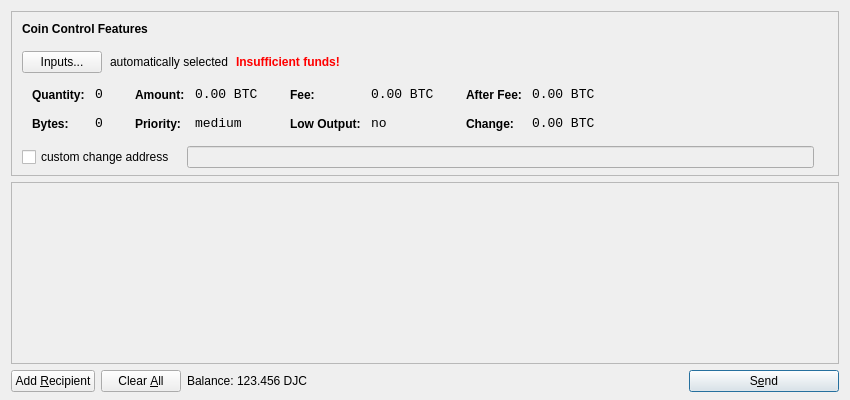
<?xml version="1.0" encoding="UTF-8"?>
<ui version="4.0">
 <class>SendCoinsDialog</class>
 <widget class="QDialog" name="SendCoinsDialog">
  <property name="geometry">
   <rect>
    <x>0</x>
    <y>0</y>
    <width>850</width>
    <height>400</height>
   </rect>
  </property>
  <property name="windowTitle">
   <string>Send Coins</string>
  </property>
  <layout class="QVBoxLayout" name="verticalLayout" stretch="0,1,0">
   <property name="bottomMargin">
    <number>8</number>
   </property>
   <item>
    <widget class="QFrame" name="frameCoinControl">
     <property name="sizePolicy">
      <sizepolicy hsizetype="Expanding" vsizetype="Expanding">
       <horstretch>0</horstretch>
       <verstretch>0</verstretch>
      </sizepolicy>
     </property>
     <property name="maximumSize">
      <size>
       <width>16777215</width>
       <height>16777215</height>
      </size>
     </property>
     <property name="frameShape">
      <enum>QFrame::StyledPanel</enum>
     </property>
     <property name="frameShadow">
      <enum>QFrame::Sunken</enum>
     </property>
     <layout class="QVBoxLayout" name="verticalLayoutCoinControl2">
      <property name="spacing">
       <number>-1</number>
      </property>
      <property name="leftMargin">
       <number>0</number>
      </property>
      <property name="topMargin">
       <number>0</number>
      </property>
      <property name="rightMargin">
       <number>0</number>
      </property>
      <property name="bottomMargin">
       <number>6</number>
      </property>
      <item>
       <layout class="QVBoxLayout" name="verticalLayoutCoinControl" stretch="0,0,0,0,1">
        <property name="spacing">
         <number>0</number>
        </property>
        <property name="leftMargin">
         <number>10</number>
        </property>
        <property name="topMargin">
         <number>10</number>
        </property>
        <item>
         <layout class="QHBoxLayout" name="horizontalLayoutCoinControl1">
          <property name="bottomMargin">
           <number>15</number>
          </property>
          <item>
           <widget class="QLabel" name="labelCoinControlFeatures">
            <property name="sizePolicy">
             <sizepolicy hsizetype="Preferred" vsizetype="Maximum">
              <horstretch>0</horstretch>
              <verstretch>0</verstretch>
             </sizepolicy>
            </property>
            <property name="font">
             <font>
              <weight>75</weight>
              <bold>true</bold>
             </font>
            </property>
            <property name="styleSheet">
             <string notr="true">font-weight:bold;</string>
            </property>
            <property name="text">
             <string>Coin Control Features</string>
            </property>
           </widget>
          </item>
         </layout>
        </item>
        <item>
         <layout class="QHBoxLayout" name="horizontalLayoutCoinControl2" stretch="0,0,0,0">
          <property name="spacing">
           <number>8</number>
          </property>
          <property name="bottomMargin">
           <number>10</number>
          </property>
          <item>
           <widget class="QPushButton" name="pushButtonCoinControl">
            <property name="styleSheet">
             <string notr="true"/>
            </property>
            <property name="text">
             <string>Inputs...</string>
            </property>
           </widget>
          </item>
          <item>
           <widget class="QLabel" name="labelCoinControlAutomaticallySelected">
            <property name="text">
             <string>automatically selected</string>
            </property>
            <property name="margin">
             <number>5</number>
            </property>
           </widget>
          </item>
          <item>
           <widget class="QLabel" name="labelCoinControlInsuffFunds">
            <property name="font">
             <font>
              <weight>75</weight>
              <bold>true</bold>
             </font>
            </property>
            <property name="styleSheet">
             <string notr="true">color:red;font-weight:bold;</string>
            </property>
            <property name="text">
             <string>Insufficient funds!</string>
            </property>
            <property name="margin">
             <number>5</number>
            </property>
           </widget>
          </item>
          <item>
           <spacer name="horizontalSpacerCoinControl">
            <property name="orientation">
             <enum>Qt::Horizontal</enum>
            </property>
            <property name="sizeHint" stdset="0">
             <size>
              <width>40</width>
              <height>1</height>
             </size>
            </property>
           </spacer>
          </item>
         </layout>
        </item>
        <item>
         <widget class="QWidget" name="widgetCoinControl" native="true">
          <property name="sizePolicy">
           <sizepolicy hsizetype="Preferred" vsizetype="Preferred">
            <horstretch>0</horstretch>
            <verstretch>0</verstretch>
           </sizepolicy>
          </property>
          <property name="minimumSize">
           <size>
            <width>0</width>
            <height>0</height>
           </size>
          </property>
          <property name="styleSheet">
           <string notr="true"/>
          </property>
          <layout class="QHBoxLayout" name="horizontalLayoutCoinControl5">
           <property name="margin">
            <number>0</number>
           </property>
           <item>
            <layout class="QHBoxLayout" name="horizontalLayoutCoinControl3" stretch="0,0,0,1">
             <property name="spacing">
              <number>20</number>
             </property>
             <property name="topMargin">
              <number>0</number>
             </property>
             <property name="bottomMargin">
              <number>10</number>
             </property>
             <item>
              <layout class="QFormLayout" name="formLayoutCoinControl1">
               <property name="horizontalSpacing">
                <number>10</number>
               </property>
               <property name="verticalSpacing">
                <number>14</number>
               </property>
               <property name="leftMargin">
                <number>10</number>
               </property>
               <property name="topMargin">
                <number>4</number>
               </property>
               <property name="rightMargin">
                <number>6</number>
               </property>
               <item row="0" column="0">
                <widget class="QLabel" name="labelCoinControlQuantityText">
                 <property name="styleSheet">
                  <string notr="true">font-weight:bold;</string>
                 </property>
                 <property name="text">
                  <string>Quantity:</string>
                 </property>
                 <property name="margin">
                  <number>0</number>
                 </property>
                </widget>
               </item>
               <item row="0" column="1">
                <widget class="QLabel" name="labelCoinControlQuantity">
                 <property name="font">
                  <font>
                   <family>Monospace</family>
                   <pointsize>10</pointsize>
                  </font>
                 </property>
                 <property name="cursor">
                  <cursorShape>IBeamCursor</cursorShape>
                 </property>
                 <property name="contextMenuPolicy">
                  <enum>Qt::ActionsContextMenu</enum>
                 </property>
                 <property name="text">
                  <string notr="true">0</string>
                 </property>
                 <property name="margin">
                  <number>0</number>
                 </property>
                 <property name="textInteractionFlags">
                  <set>Qt::LinksAccessibleByMouse|Qt::TextSelectableByKeyboard|Qt::TextSelectableByMouse</set>
                 </property>
                </widget>
               </item>
               <item row="1" column="0">
                <widget class="QLabel" name="labelCoinControlBytesText">
                 <property name="styleSheet">
                  <string notr="true">font-weight:bold;</string>
                 </property>
                 <property name="text">
                  <string>Bytes:</string>
                 </property>
                </widget>
               </item>
               <item row="1" column="1">
                <widget class="QLabel" name="labelCoinControlBytes">
                 <property name="font">
                  <font>
                   <family>Monospace</family>
                   <pointsize>10</pointsize>
                  </font>
                 </property>
                 <property name="cursor">
                  <cursorShape>IBeamCursor</cursorShape>
                 </property>
                 <property name="contextMenuPolicy">
                  <enum>Qt::ActionsContextMenu</enum>
                 </property>
                 <property name="text">
                  <string notr="true">0</string>
                 </property>
                 <property name="textInteractionFlags">
                  <set>Qt::LinksAccessibleByMouse|Qt::TextSelectableByKeyboard|Qt::TextSelectableByMouse</set>
                 </property>
                </widget>
               </item>
              </layout>
             </item>
             <item>
              <layout class="QFormLayout" name="formLayoutCoinControl2">
               <property name="horizontalSpacing">
                <number>10</number>
               </property>
               <property name="verticalSpacing">
                <number>14</number>
               </property>
               <property name="leftMargin">
                <number>6</number>
               </property>
               <property name="topMargin">
                <number>4</number>
               </property>
               <property name="rightMargin">
                <number>6</number>
               </property>
               <item row="0" column="0">
                <widget class="QLabel" name="labelCoinControlAmountText">
                 <property name="styleSheet">
                  <string notr="true">font-weight:bold;</string>
                 </property>
                 <property name="text">
                  <string>Amount:</string>
                 </property>
                 <property name="margin">
                  <number>0</number>
                 </property>
                </widget>
               </item>
               <item row="0" column="1">
                <widget class="QLabel" name="labelCoinControlAmount">
                 <property name="font">
                  <font>
                   <family>Monospace</family>
                   <pointsize>10</pointsize>
                  </font>
                 </property>
                 <property name="cursor">
                  <cursorShape>IBeamCursor</cursorShape>
                 </property>
                 <property name="contextMenuPolicy">
                  <enum>Qt::ActionsContextMenu</enum>
                 </property>
                 <property name="text">
                  <string notr="true">0.00 BTC</string>
                 </property>
                 <property name="textInteractionFlags">
                  <set>Qt::LinksAccessibleByMouse|Qt::TextSelectableByKeyboard|Qt::TextSelectableByMouse</set>
                 </property>
                </widget>
               </item>
               <item row="1" column="0">
                <widget class="QLabel" name="labelCoinControlPriorityText">
                 <property name="styleSheet">
                  <string notr="true">font-weight:bold;</string>
                 </property>
                 <property name="text">
                  <string>Priority:</string>
                 </property>
                </widget>
               </item>
               <item row="1" column="1">
                <widget class="QLabel" name="labelCoinControlPriority">
                 <property name="font">
                  <font>
                   <family>Monospace</family>
                   <pointsize>10</pointsize>
                  </font>
                 </property>
                 <property name="cursor">
                  <cursorShape>IBeamCursor</cursorShape>
                 </property>
                 <property name="contextMenuPolicy">
                  <enum>Qt::ActionsContextMenu</enum>
                 </property>
                 <property name="text">
                  <string>medium</string>
                 </property>
                 <property name="textInteractionFlags">
                  <set>Qt::LinksAccessibleByMouse|Qt::TextSelectableByKeyboard|Qt::TextSelectableByMouse</set>
                 </property>
                </widget>
               </item>
              </layout>
             </item>
             <item>
              <layout class="QFormLayout" name="formLayoutCoinControl3">
               <property name="horizontalSpacing">
                <number>10</number>
               </property>
               <property name="verticalSpacing">
                <number>14</number>
               </property>
               <property name="leftMargin">
                <number>6</number>
               </property>
               <property name="topMargin">
                <number>4</number>
               </property>
               <property name="rightMargin">
                <number>6</number>
               </property>
               <item row="0" column="0">
                <widget class="QLabel" name="labelCoinControlFeeText">
                 <property name="styleSheet">
                  <string notr="true">font-weight:bold;</string>
                 </property>
                 <property name="text">
                  <string>Fee:</string>
                 </property>
                 <property name="margin">
                  <number>0</number>
                 </property>
                </widget>
               </item>
               <item row="0" column="1">
                <widget class="QLabel" name="labelCoinControlFee">
                 <property name="font">
                  <font>
                   <family>Monospace</family>
                   <pointsize>10</pointsize>
                  </font>
                 </property>
                 <property name="cursor">
                  <cursorShape>IBeamCursor</cursorShape>
                 </property>
                 <property name="contextMenuPolicy">
                  <enum>Qt::ActionsContextMenu</enum>
                 </property>
                 <property name="text">
                  <string notr="true">0.00 BTC</string>
                 </property>
                 <property name="textInteractionFlags">
                  <set>Qt::LinksAccessibleByMouse|Qt::TextSelectableByKeyboard|Qt::TextSelectableByMouse</set>
                 </property>
                </widget>
               </item>
               <item row="1" column="0">
                <widget class="QLabel" name="labelCoinControlLowOutputText">
                 <property name="styleSheet">
                  <string notr="true">font-weight:bold;</string>
                 </property>
                 <property name="text">
                  <string>Low Output:</string>
                 </property>
                </widget>
               </item>
               <item row="1" column="1">
                <widget class="QLabel" name="labelCoinControlLowOutput">
                 <property name="font">
                  <font>
                   <family>Monospace</family>
                   <pointsize>10</pointsize>
                  </font>
                 </property>
                 <property name="cursor">
                  <cursorShape>IBeamCursor</cursorShape>
                 </property>
                 <property name="contextMenuPolicy">
                  <enum>Qt::ActionsContextMenu</enum>
                 </property>
                 <property name="text">
                  <string>no</string>
                 </property>
                 <property name="textInteractionFlags">
                  <set>Qt::LinksAccessibleByMouse|Qt::TextSelectableByKeyboard|Qt::TextSelectableByMouse</set>
                 </property>
                </widget>
               </item>
              </layout>
             </item>
             <item>
              <layout class="QFormLayout" name="formLayoutCoinControl4">
               <property name="horizontalSpacing">
                <number>10</number>
               </property>
               <property name="verticalSpacing">
                <number>14</number>
               </property>
               <property name="leftMargin">
                <number>6</number>
               </property>
               <property name="topMargin">
                <number>4</number>
               </property>
               <property name="rightMargin">
                <number>6</number>
               </property>
               <item row="0" column="0">
                <widget class="QLabel" name="labelCoinControlAfterFeeText">
                 <property name="styleSheet">
                  <string notr="true">font-weight:bold;</string>
                 </property>
                 <property name="text">
                  <string>After Fee:</string>
                 </property>
                 <property name="margin">
                  <number>0</number>
                 </property>
                </widget>
               </item>
               <item row="0" column="1">
                <widget class="QLabel" name="labelCoinControlAfterFee">
                 <property name="font">
                  <font>
                   <family>Monospace</family>
                   <pointsize>10</pointsize>
                  </font>
                 </property>
                 <property name="cursor">
                  <cursorShape>IBeamCursor</cursorShape>
                 </property>
                 <property name="contextMenuPolicy">
                  <enum>Qt::ActionsContextMenu</enum>
                 </property>
                 <property name="text">
                  <string notr="true">0.00 BTC</string>
                 </property>
                 <property name="textInteractionFlags">
                  <set>Qt::LinksAccessibleByMouse|Qt::TextSelectableByKeyboard|Qt::TextSelectableByMouse</set>
                 </property>
                </widget>
               </item>
               <item row="1" column="0">
                <widget class="QLabel" name="labelCoinControlChangeText">
                 <property name="styleSheet">
                  <string notr="true">font-weight:bold;</string>
                 </property>
                 <property name="text">
                  <string>Change:</string>
                 </property>
                </widget>
               </item>
               <item row="1" column="1">
                <widget class="QLabel" name="labelCoinControlChange">
                 <property name="font">
                  <font>
                   <family>Monospace</family>
                   <pointsize>10</pointsize>
                  </font>
                 </property>
                 <property name="cursor">
                  <cursorShape>IBeamCursor</cursorShape>
                 </property>
                 <property name="contextMenuPolicy">
                  <enum>Qt::ActionsContextMenu</enum>
                 </property>
                 <property name="text">
                  <string notr="true">0.00 BTC</string>
                 </property>
                 <property name="textInteractionFlags">
                  <set>Qt::LinksAccessibleByMouse|Qt::TextSelectableByKeyboard|Qt::TextSelectableByMouse</set>
                 </property>
                </widget>
               </item>
              </layout>
             </item>
            </layout>
           </item>
          </layout>
         </widget>
        </item>
        <item>
         <layout class="QHBoxLayout" name="horizontalLayoutCoinControl4" stretch="0,0,0">
          <property name="spacing">
           <number>12</number>
          </property>
          <property name="sizeConstraint">
           <enum>QLayout::SetDefaultConstraint</enum>
          </property>
          <property name="topMargin">
           <number>5</number>
          </property>
          <property name="rightMargin">
           <number>5</number>
          </property>
          <item>
           <widget class="QCheckBox" name="checkBoxCoinControlChange">
            <property name="text">
             <string>custom change address</string>
            </property>
           </widget>
          </item>
          <item>
           <widget class="QLineEdit" name="lineEditCoinControlChange">
            <property name="enabled">
             <bool>false</bool>
            </property>
            <property name="sizePolicy">
             <sizepolicy hsizetype="Expanding" vsizetype="Fixed">
              <horstretch>0</horstretch>
              <verstretch>0</verstretch>
             </sizepolicy>
            </property>
           </widget>
          </item>
          <item>
           <widget class="QLabel" name="labelCoinControlChangeLabel">
            <property name="sizePolicy">
             <sizepolicy hsizetype="Preferred" vsizetype="Expanding">
              <horstretch>0</horstretch>
              <verstretch>0</verstretch>
             </sizepolicy>
            </property>
            <property name="minimumSize">
             <size>
              <width>0</width>
              <height>0</height>
             </size>
            </property>
            <property name="text">
             <string/>
            </property>
            <property name="margin">
             <number>3</number>
            </property>
           </widget>
          </item>
         </layout>
        </item>
        <item>
         <spacer name="verticalSpacerCoinControl">
          <property name="orientation">
           <enum>Qt::Vertical</enum>
          </property>
          <property name="sizeHint" stdset="0">
           <size>
            <width>800</width>
            <height>1</height>
           </size>
          </property>
         </spacer>
        </item>
       </layout>
      </item>
     </layout>
    </widget>
   </item>
   <item>
    <widget class="QScrollArea" name="scrollArea">
     <property name="widgetResizable">
      <bool>true</bool>
     </property>
     <widget class="QWidget" name="scrollAreaWidgetContents">
      <property name="geometry">
       <rect>
        <x>0</x>
        <y>0</y>
        <width>830</width>
        <height>165</height>
       </rect>
      </property>
      <layout class="QVBoxLayout" name="verticalLayout_2">
       <property name="margin">
        <number>0</number>
       </property>
       <item>
        <layout class="QVBoxLayout" name="entries">
         <property name="spacing">
          <number>6</number>
         </property>
        </layout>
       </item>
       <item>
        <spacer name="verticalSpacer">
         <property name="orientation">
          <enum>Qt::Vertical</enum>
         </property>
         <property name="sizeHint" stdset="0">
          <size>
           <width>20</width>
           <height>40</height>
          </size>
         </property>
        </spacer>
       </item>
      </layout>
     </widget>
    </widget>
   </item>
   <item>
    <layout class="QHBoxLayout" name="horizontalLayout">
     <item>
      <widget class="QPushButton" name="addButton">
       <property name="toolTip">
        <string>Send to multiple recipients at once</string>
       </property>
       <property name="text">
        <string>Add &amp;Recipient</string>
       </property>
       <property name="icon">
        <iconset resource="../bitcoin.qrc">
         <normaloff>:/icons/add</normaloff>:/icons/add</iconset>
       </property>
       <property name="autoDefault">
        <bool>false</bool>
       </property>
      </widget>
     </item>
     <item>
      <widget class="QPushButton" name="clearButton">
       <property name="sizePolicy">
        <sizepolicy hsizetype="Minimum" vsizetype="Fixed">
         <horstretch>0</horstretch>
         <verstretch>0</verstretch>
        </sizepolicy>
       </property>
       <property name="toolTip">
        <string>Remove all transaction fields</string>
       </property>
       <property name="text">
        <string>Clear &amp;All</string>
       </property>
       <property name="icon">
        <iconset resource="../bitcoin.qrc">
         <normaloff>:/icons/remove</normaloff>:/icons/remove</iconset>
       </property>
       <property name="autoRepeatDelay">
        <number>300</number>
       </property>
       <property name="autoDefault">
        <bool>false</bool>
       </property>
      </widget>
     </item>
     <item>
      <layout class="QHBoxLayout" name="horizontalLayout_2">
       <property name="spacing">
        <number>3</number>
       </property>
       <item>
        <widget class="QLabel" name="label">
         <property name="text">
          <string>Balance:</string>
         </property>
        </widget>
       </item>
       <item>
        <widget class="QLabel" name="labelBalance">
         <property name="cursor">
          <cursorShape>IBeamCursor</cursorShape>
         </property>
         <property name="text">
          <string>123.456 DJC</string>
         </property>
         <property name="textInteractionFlags">
          <set>Qt::LinksAccessibleByMouse|Qt::TextSelectableByKeyboard|Qt::TextSelectableByMouse</set>
         </property>
        </widget>
       </item>
      </layout>
     </item>
     <item>
      <spacer name="horizontalSpacer">
       <property name="orientation">
        <enum>Qt::Horizontal</enum>
       </property>
       <property name="sizeHint" stdset="0">
        <size>
         <width>40</width>
         <height>20</height>
        </size>
       </property>
      </spacer>
     </item>
     <item>
      <widget class="QPushButton" name="sendButton">
       <property name="minimumSize">
        <size>
         <width>150</width>
         <height>0</height>
        </size>
       </property>
       <property name="toolTip">
        <string>Confirm the send action</string>
       </property>
       <property name="text">
        <string>S&amp;end</string>
       </property>
       <property name="icon">
        <iconset resource="../bitcoin.qrc">
         <normaloff>:/icons/send</normaloff>:/icons/send</iconset>
       </property>
       <property name="default">
        <bool>true</bool>
       </property>
      </widget>
     </item>
    </layout>
   </item>
  </layout>
 </widget>
 <resources>
  <include location="../bitcoin.qrc"/>
 </resources>
 <connections/>
</ui>
